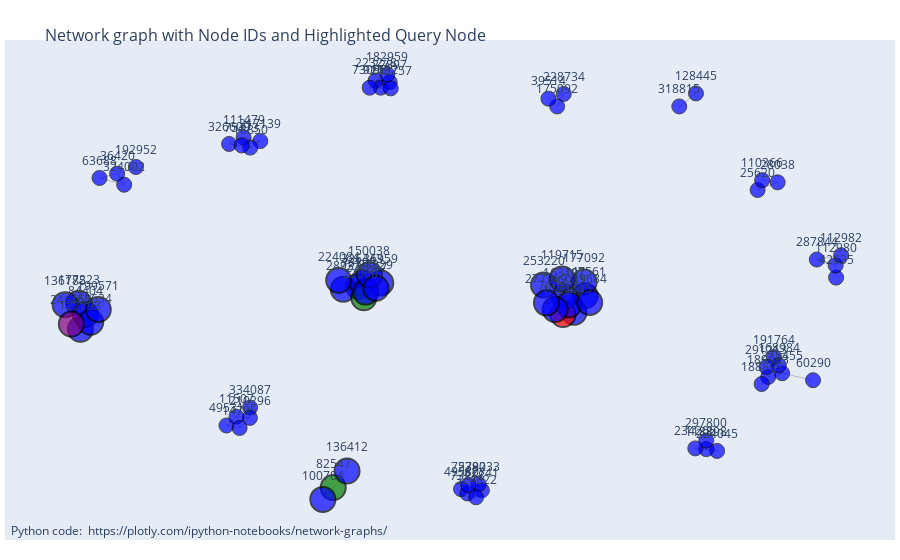

The cell this chart's notebook holds for it:
### Code cell
import networkx as nx
import numpy as np
import random
import plotly.graph_objects as go

def detect_community(G_sub, cens_seeds, s, centroid):
    def initialize_probability_vector(G_sub, cens_seeds, s, centroid):
        p0 = np.zeros(len(G_sub))
        nodes = list(G_sub.nodes())
        for node in set(cens_seeds + [s, centroid]):  # Using set to avoid duplicates
            if node in nodes:
                p0[nodes.index(node)] = 1
        return p0 / np.sum(p0) if np.sum(p0) > 0 else p0

    def personalized_pagerank(G_sub, p0, alpha=0.85, max_iter=100, tol=1e-6):
        p = p0.copy()
        nodes = list(G_sub.nodes())
        for _ in range(max_iter):
            prev_p = p.copy()
            for i, node in enumerate(nodes):
                neighbors = list(G_sub.neighbors(node))
                if neighbors:
                    p[i] = (1 - alpha) * p0[i] + alpha * sum(prev_p[nodes.index(neigh)] / G_sub.degree(neigh) for neigh in neighbors)
            if np.linalg.norm(p - prev_p, 1) < tol:
                break
        return p

    def conductance(G_sub, S):
        S = set(S)
        vol_S = sum(G_sub.degree(node) for node in S)
        cut_S = sum(1 for u, v in G_sub.edges() if (u in S) != (v in S))
        vol_G = sum(dict(G_sub.degree()).values())
        denominator = min(vol_S, vol_G - vol_S)
        return cut_S / denominator if denominator > 0 else float('inf')

    def sweep_operation(G_sub, p):
        nodes = list(G_sub.nodes())
        sorted_indices = np.argsort(p)[::-1]
        best_conductance = float('inf')
        best_community = []
        current_community = []
        for i in sorted_indices:
            current_community.append(nodes[i])
            cond = conductance(G_sub, current_community)
            if cond < best_conductance:
                best_conductance = cond
                best_community = current_community.copy()
        return best_community

    # Step 1: Initialize probability vector
    p0 = initialize_probability_vector(G_sub, cens_seeds, s, centroid)

    # Step 2: Apply Personalized PageRank
    p = personalized_pagerank(G_sub, p0)

    # Step 3 & 4: Perform sweep operation and return community
    C = sweep_operation(G_sub, p)

    return C

def visualize_graph(G, community, s, cens_seeds, centroid):
    pos = nx.spring_layout(G)
    
    edge_x = []
    edge_y = []
    for edge in G.edges():
        x0, y0 = pos[edge[0]]
        x1, y1 = pos[edge[1]]
        edge_x.extend([x0, x1, None])
        edge_y.extend([y0, y1, None])

    edge_trace = go.Scatter(
        x=edge_x, y=edge_y,
        line=dict(width=0.5, color='#888'),
        hoverinfo='none',
        mode='lines')

    node_x = []
    node_y = []
    node_text = []
    node_hover_text = []
    node_color = []
    for node in G.nodes():
        x, y = pos[node]
        node_x.append(x)
        node_y.append(y)
        node_text.append(str(node))  # Always display node ID
        
        # Prepare hover text
        hover_info = f'Node: {node}, # of connections: {G.degree(node)}'
        if node in community:
            hover_info += ' (In Community)'
        if node == s:
            hover_info += ' (Query Node)'
            node_color.append('red')  # Set query node color to red
        elif node in cens_seeds:
            hover_info += ' (Seed Node)'
            node_color.append('green')  # Set seed nodes color to green
        elif node == centroid:
            hover_info += ' (Centroid Node)'
            node_color.append('purple')  # Set centroid node color to purple
        else:
            node_color.append('blue')  # Set other nodes color to blue
        node_hover_text.append(hover_info)

    node_trace = go.Scatter(
        x=node_x, y=node_y,
        mode='markers+text',
        hoverinfo='text',
        text=node_text,  # Display node ID as text
        textposition='top center',
        hovertext=node_hover_text,
        marker=dict(
            color=node_color,
            size=[25 if node in community else 15 for node in G.nodes()],  # Larger size for community nodes
            line=dict(width=[2 if node in community else 1 for node in G.nodes()], color='black')  # Border for community nodes
        ))

    fig = go.Figure(data=[edge_trace, node_trace],
                    layout=go.Layout(
                        title='<br>Network graph with Node IDs and Highlighted Query Node',
                        titlefont_size=16,
                        showlegend=False,
                        hovermode='closest',
                        margin=dict(b=20,l=5,r=5,t=40),
                        annotations=[ dict(
                            text="Python code: <a href='https://plotly.com/ipython-notebooks/network-graphs/'> https://plotly.com/ipython-notebooks/network-graphs/</a>",
                            showarrow=False,
                            xref="paper", yref="paper",
                            x=0.005, y=-0.002 ) ],
                        xaxis=dict(showgrid=False, zeroline=False, showticklabels=False),
                        yaxis=dict(showgrid=False, zeroline=False, showticklabels=False))
                    )

    # Add a legend
    for color, label in [('red', 'Query Node'), ('green', 'Seed Node'), ('purple', 'Centroid Node'), ('blue', 'Other Nodes')]:
        fig.add_trace(go.Scatter(
            x=[None], y=[None],
            mode='markers',
            marker=dict(size=10, color=color),
            legendgroup=label,
            showlegend=True,
            name=label
        ))

    fig.update_layout(legend=dict(
        orientation="h",
        yanchor="bottom",
        y=1.02,
        xanchor="right",
        x=1
    ))

    fig.show()

# Assuming the graph `G_sub` and the variable `centroid` are defined elsewhere in your code
# Select a random node from G_sub for 's'
s = random.choice(list(G_sub.nodes()))

# Define other parameters
cens_seeds = random.sample(list(G_sub.nodes()), min(2, len(G_sub)))  # Select 2 random nodes as seeds

# Call the function
C = detect_community(G_sub, cens_seeds, s, centroid)

# Print the result
print("Random query node 's':", s)
print("Random seed nodes 'cens_seeds':", cens_seeds)
print("Detected community:", C)

# Visualize the graph
visualize_graph(G_sub, C, s, cens_seeds, centroid)

### Figure 1 — Plotly figure (JSON) as saved in the notebook; plotly's stock layout.template omitted (floating-point values rounded to 4 significant figures; data arrays with more than 128 entries replaced by an {"elided": "..."} marker saying what was removed)
{"data": [{"hoverinfo": "none", "line": {"color": "#888", "width": 0.5}, "mode": "lines", "type": "scatter", "x": {"elided": "405 float values"}, "y": {"elided": "405 float values"}}, {"hoverinfo": "text", "hovertext": ["Node: 177223, # of connections: 3 (In Community)", "Node: 334087, # of connections: 2", "Node: 82741, # of connections: 5", "Node: 28038, # of connections: 2", "Node: 73199, # of connections: 8 (In Community)", "Node: 191764, # of connections: 2", "Node: 278233, # of connections: 5", "Node: 111479, # of connections: 4", "Node: 147561, # of connections: 3 (In Community)", "Node: 36420, # of connections: 3", "Node: 253220, # of connections: 1 (In Community)", "Node: 317139, # of connections: 3", "Node: 136185, # of connections: 2 (In Community)", "Node: 223278, # of connections: 5", "Node: 25620, # of connections: 2", "Node: 27435, # of connections: 4 (In Community)", "Node: 179949, # of connections: 4 (In Community) (Query Node)", "Node: 28937, # of connections: 4 (In Community)", "Node: 49531, # of connections: 3", "Node: 275455, # of connections: 6", "Node: 177092, # of connections: 1 (In Community)", "Node: 91732, # of connections: 5", "Node: 42635, # of connections: 1", "Node: 326443, # of connections: 8 (In Community)", "Node: 22897, # of connections: 5", "Node: 287844, # of connections: 2", "Node: 175092, # of connections: 2", "Node: 122793, # of connections: 3 (In Community)", "Node: 182959, # of connections: 4", "Node: 210296, # of connections: 4", "Node: 163407, # of connections: 10 (In Community)", "Node: 168984, # of connections: 4", "Node: 90941, # of connections: 7 (In Community)", "Node: 76080, # of connections: 5 (In Community)", "Node: 318815, # of connections: 1", "Node: 84404, # of connections: 6 (In Community)", "Node: 189963, # of connections: 3", "Node: 119715, # of connections: 1 (In Community)", "Node: 82547, # of connections: 2 (In Community) (Seed Node)", "Node: 268634, # of connections: 4 (In Community)", "Node: 36959, # of connections: 4 (In Community)", "Node: 326609, # of connections: 3", "Node: 63688, # of connections: 2", "Node: 18850, # of connections: 4", "Node: 39684, # of connections: 3 (In Community)", "Node: 188899, # of connections: 2", "Node: 136412, # of connections: 1 (In Community)", "Node: 220607, # of connections: 4 (In Community) (Seed Node)", "Node: 49580, # of connections: 5", "Node: 324002, # of connections: 2", "Node: 128445, # of connections: 1", "Node: 100784, # of connections: 1 (In Community)", "Node: 277369, # of connections: 3 (In Community)", "Node: 73098, # of connections: 4", "Node: 112980, # of connections: 3", "Node: 192952, # of connections: 1", "Node: 199571, # of connections: 3 (In Community)", "Node: 274637, # of connections: 6 (In Community)", "Node: 11507, # of connections: 4", "Node: 224045, # of connections: 3", "Node: 60290, # of connections: 1", "Node: 263757, # of connections: 5", "Node: 39514, # of connections: 2", "Node: 291213, # of connections: 2", "Node: 75473, # of connections: 4", "Node: 246165, # of connections: 3 (In Community) (Centroid Node)", "Node: 118898, # of connections: 3", "Node: 150038, # of connections: 3 (In Community)", "Node: 228734, # of connections: 2", "Node: 73218, # of connections: 5", "Node: 110366, # of connections: 2", "Node: 14795, # of connections: 3", "Node: 112982, # of connections: 2", "Node: 75390, # of connections: 5", "Node: 297800, # of connections: 3", "Node: 234206, # of connections: 3", "Node: 88229, # of connections: 6 (In Community)", "Node: 324822, # of connections: 5", "Node: 224084, # of connections: 3 (In Community)"], "marker": {"color": ["blue", "blue", "blue", "blue", "blue", "blue", "blue", "blue", "blue", "blue", "blue", "blue", "blue", "blue", "blue", "blue", "red", "blue", "blue", "blue", "blue", "blue", "blue", "blue", "blue", "blue", "blue", "blue", "blue", "blue", "blue", "blue", "blue", "blue", "blue", "blue", "blue", "blue", "green", "blue", "blue", "blue", "blue", "blue", "blue", "blue", "blue", "green", "blue", "blue", "blue", "blue", "blue", "blue", "blue", "blue", "blue", "blue", "blue", "blue", "blue", "blue", "blue", "blue", "blue", "purple", "blue", "blue", "blue", "blue", "blue", "blue", "blue", "blue", "blue", "blue", "blue", "blue", "blue"], "line": {"color": "black", "width": [2, 1, 1, 1, 2, 1, 1, 1, 2, 1, 2, 1, 2, 1, 1, 2, 2, 2, 1, 1, 2, 1, 1, 2, 1, 1, 1, 2, 1, 1, 2, 1, 2, 2, 1, 2, 1, 2, 2, 2, 2, 1, 1, 1, 2, 1, 2, 2, 1, 1, 1, 2, 2, 1, 1, 1, 2, 2, 1, 1, 1, 1, 1, 1, 1, 2, 1, 2, 1, 1, 1, 1, 1, 1, 1, 1, 2, 1, 2]}, "size": [25, 15, 15, 15, 25, 15, 15, 15, 25, 15, 25, 15, 25, 15, 15, 25, 25, 25, 15, 15, 25, 15, 15, 25, 15, 15, 15, 25, 15, 15, 25, 15, 25, 25, 15, 25, 15, 25, 25, 25, 25, 15, 15, 15, 25, 15, 25, 25, 15, 15, 15, 25, 25, 15, 15, 15, 25, 25, 15, 15, 15, 15, 15, 15, 15, 25, 15, 25, 15, 15, 15, 15, 15, 15, 15, 15, 25, 15, 25]}, "mode": "markers+text", "text": ["177223", "334087", "82741", "28038", "73199", "191764", "278233", "111479", "147561", "36420", "253220", "317139", "136185", "223278", "25620", "27435", "179949", "28937", "49531", "275455", "177092", "91732", "42635", "326443", "22897", "287844", "175092", "122793", "182959", "210296", "163407", "168984", "90941", "76080", "318815", "84404", "189963", "119715", "82547", "268634", "36959", "326609", "63688", "18850", "39684", "188899", "136412", "220607", "49580", "324002", "128445", "100784", "277369", "73098", "112980", "192952", "199571", "274637", "11507", "224045", "60290", "263757", "39514", "291213", "75473", "246165", "118898", "150038", "228734", "73218", "110366", "14795", "112982", "75390", "297800", "234206", "88229", "324822", "224084"], "textposition": "top center", "type": "scatter", "x": [-0.9646, -0.527, 0.06562, 0.822, -0.2496, 0.8125, 0.05713, -0.5437, 0.3299, -0.867, 0.2233, -0.5009, -1, -0.2061, 0.7707, 0.3013, 0.2731, -0.2887, -0.5875, 0.8334, 0.327, -0.193, 0.9714, -0.2405, -0.17, 0.922, 0.2581, -0.9608, -0.176, -0.5276, 0.2762, 0.8249, 0.2881, 0.2529, 0.5705, -0.9479, 0.7979, 0.271, -0.3145, -0.9347, -0.1929, -0.5807, -0.912, -0.5267, 0.3413, 0.781, -0.2791, -0.2362, 0.01235, -0.8489, 0.613, -0.341, 0.2308, -0.2213, 0.9702, -0.8189, -0.9152, -0.2315, -0.562, 0.667, 0.9125, -0.1674, 0.2359, 0.7934, -0.5484, -0.9841, 0.6394, -0.2218, 0.2749, 0.02856, 0.7824, -0.5538, 0.9842, 0.03081, 0.6393, 0.6113, -0.2052, 0.05072, -0.3005], "y": [-0.05524, -0.5226, -0.8934, 0.4864, 0.01948, -0.2964, -0.8665, 0.6878, -0.02168, 0.5255, 0.02645, 0.6713, -0.0616, 0.9425, 0.4523, -0.09569, -0.1059, 0.007275, -0.6029, -0.369, 0.04003, 0.9106, 0.05967, 0.03502, 0.9353, 0.1406, 0.8267, -0.1721, 0.9702, -0.5689, -0.0264, -0.3333, -0.06255, -0.08347, 0.8265, -0.1054, -0.3852, 0.05338, -0.8811, -0.1404, 0.03514, 0.6584, 0.5062, 0.6422, -0.05175, -0.4172, -0.807, -0.03078, -0.888, 0.4757, 0.885, -0.9341, -0.05353, 0.9105, 0.1145, 0.5552, -0.083, -0.005319, -0.5636, -0.717, -0.4001, 0.9076, 0.8614, -0.3407, 0.6517, -0.1484, -0.7089, 0.07175, 0.8827, -0.9077, 0.4964, -0.614, 0.1598, -0.8687, -0.6706, -0.7056, 0.01192, -0.9247, 0.04753]}, {"legendgroup": "Query Node", "marker": {"color": "red", "size": 10}, "mode": "markers", "name": "Query Node", "showlegend": true, "type": "scatter", "x": [null], "y": [null]}, {"legendgroup": "Seed Node", "marker": {"color": "green", "size": 10}, "mode": "markers", "name": "Seed Node", "showlegend": true, "type": "scatter", "x": [null], "y": [null]}, {"legendgroup": "Centroid Node", "marker": {"color": "purple", "size": 10}, "mode": "markers", "name": "Centroid Node", "showlegend": true, "type": "scatter", "x": [null], "y": [null]}, {"legendgroup": "Other Nodes", "marker": {"color": "blue", "size": 10}, "mode": "markers", "name": "Other Nodes", "showlegend": true, "type": "scatter", "x": [null], "y": [null]}], "layout": {"annotations": [{"showarrow": false, "text": "Python code: <a href='https://plotly.com/ipython-notebooks/network-graphs/'> https://plotly.com/ipython-notebooks/network-graphs/</a>", "x": 0.005, "xref": "paper", "y": -0.002, "yref": "paper"}], "hovermode": "closest", "legend": {"orientation": "h", "x": 1, "xanchor": "right", "y": 1.02, "yanchor": "bottom"}, "margin": {"b": 20, "l": 5, "r": 5, "t": 40}, "showlegend": false, "title": {"font": {"size": 16}, "text": "<br>Network graph with Node IDs and Highlighted Query Node"}, "xaxis": {"showgrid": false, "showticklabels": false, "zeroline": false}, "yaxis": {"showgrid": false, "showticklabels": false, "zeroline": false}}}
